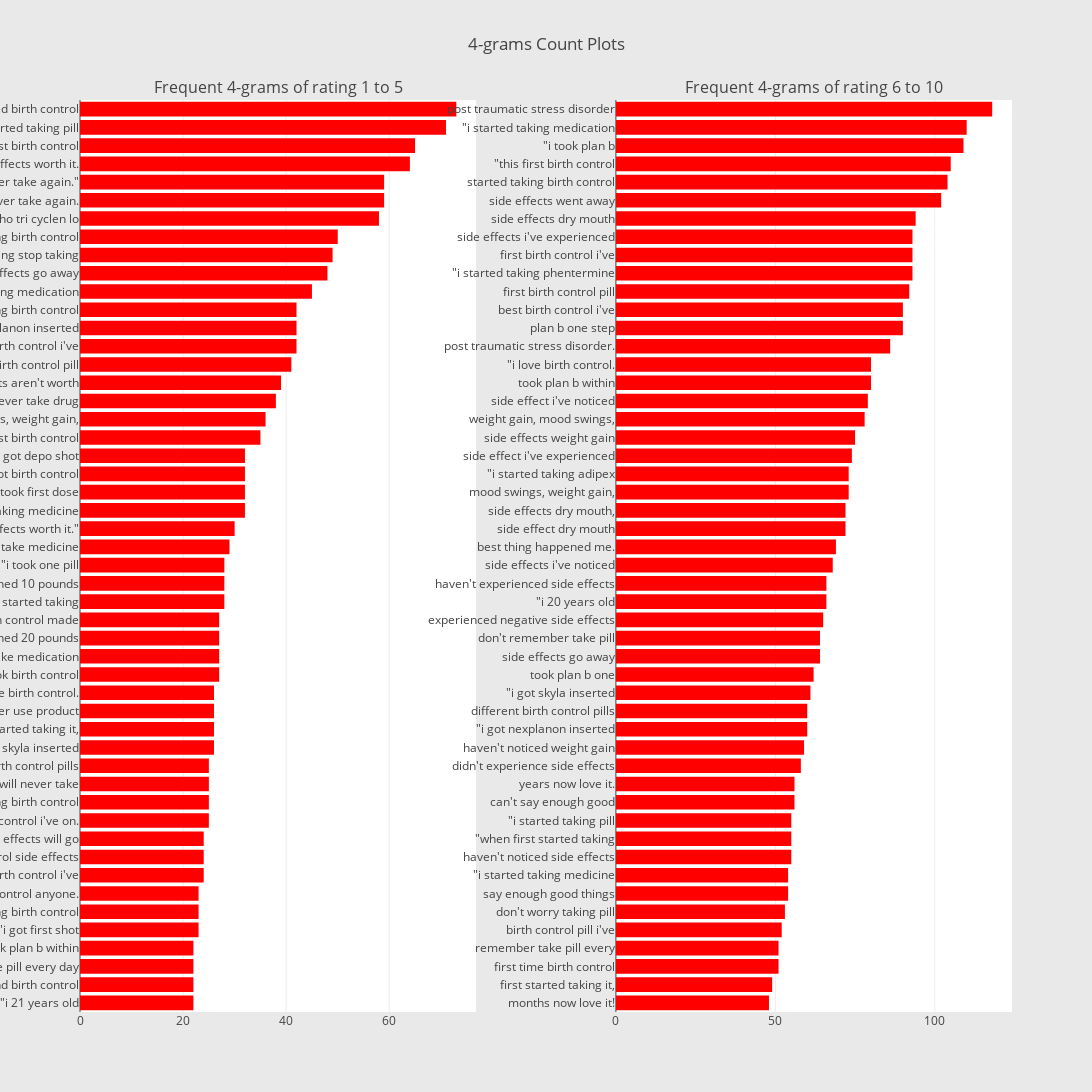

Write notebook code for a chart like this one.
### Markdown cell above
From 3-gram you can see that there is a difference between positive and negative corpus. Bad side effects, birth control pills, negative side effects are corpus that classify positive and negative. However, both positive and negative parts can be thought that it has missing parts that reverses the context, such as' not' in front of a corpus.

### Code cell
freq_dict = defaultdict(int)
for sent in df_all_1_5["review"]:
    for word in generate_ngrams(sent,4):
        freq_dict[word] += 1
fd_sorted = pd.DataFrame(sorted(freq_dict.items(), key=lambda x: x[1])[::-1])
fd_sorted.columns = ["word", "wordcount"]
trace1 = horizontal_bar_chart(fd_sorted.head(50), 'red')

freq_dict = defaultdict(int)
for sent in df_all_6_10["review"]:
    for word in generate_ngrams(sent,4):
        freq_dict[word] += 1
fd_sorted = pd.DataFrame(sorted(freq_dict.items(), key=lambda x: x[1])[::-1])
fd_sorted.columns = ["word", "wordcount"]
trace2 = horizontal_bar_chart(fd_sorted.head(50), 'red')

# Creating two subplots
fig = tools.make_subplots(rows=1, cols=2, vertical_spacing=0.04,horizontal_spacing=0.15,
                          subplot_titles=["Frequent 4-grams of rating 1 to 5", 
                                          "Frequent 4-grams of rating 6 to 10"])
fig.append_trace(trace1, 1, 1)
fig.append_trace(trace2, 1, 2)
fig['layout'].update(height=1200, width=1600, paper_bgcolor='rgb(233,233,233)', title="4-grams Count Plots")
py.iplot(fig, filename='word-plots')

### Figure 1 — Plotly figure (JSON) as saved in the notebook; plotly's stock layout.template omitted (floating-point values rounded to 4 significant figures)
{"data": [{"marker": {"color": "red"}, "orientation": "h", "showlegend": false, "type": "bar", "uid": "fd059c84-5e5c-11ed-997b-75c9bcd0e771", "x": [22, 22, 22, 22, 23, 23, 23, 24, 24, 24, 25, 25, 25, 25, 26, 26, 26, 26, 27, 27, 27, 27, 28, 28, 28, 29, 30, 32, 32, 32, 32, 35, 36, 38, 39, 41, 42, 42, 42, 45, 48, 49, 50, 58, 59, 59, 64, 65, 71, 73], "xaxis": "x", "y": ["\"i 21 years old", "\"i recommend birth control", "take pill every day", "took plan b within", "\"i got first shot", "\"i&#039;ve taking birth control", "recommend birth control anyone.", "first birth control i&#039;ve", "birth control side effects", "side effects will go", "birth control i&#039;ve on.", "stopped taking birth control", "\"i will never take", "taking birth control pills", "\"i got skyla inserted", "first started taking it,", "will never use product", "first time birth control.", "\"i took birth control", "will never take medication", "i&#039;ve gained 20 pounds", "\"this birth control made", "\"when first started taking", "i&#039;ve gained 10 pounds", "\"i took one pill", "will never take medicine", "side effects worth it.\"", "\"i started taking medicine", "\"i took first dose", "\"i got birth control", "\"i got depo shot", "\"this worst birth control", "mood swings, weight gain,", "will never take drug", "side effects aren&#039;t worth", "first birth control pill", "worst birth control i&#039;ve", "\"i got nexplanon inserted", "\"i taking birth control", "\"i started taking medication", "side effects go away", "i&#039;m going stop taking", "started taking birth control", "ortho tri cyclen lo", "will never take again.", "will never take again.\"", "side effects worth it.", "\"this first birth control", "\"i started taking pill", "\"i started birth control"], "yaxis": "y"}, {"marker": {"color": "red"}, "orientation": "h", "showlegend": false, "type": "bar", "uid": "fd062762-5e5c-11ed-997b-75c9bcd0e771", "x": [48, 49, 51, 51, 52, 53, 54, 54, 55, 55, 55, 56, 56, 58, 59, 60, 60, 61, 62, 64, 64, 65, 66, 66, 68, 69, 72, 72, 73, 73, 74, 75, 78, 79, 80, 80, 86, 90, 90, 92, 93, 93, 93, 94, 102, 104, 105, 109, 110, 118], "xaxis": "x2", "y": ["months now love it!", "first started taking it,", "first time birth control", "remember take pill every", "birth control pill i&#039;ve", "don&#039;t worry taking pill", "say enough good things", "\"i started taking medicine", "haven&#039;t noticed side effects", "\"when first started taking", "\"i started taking pill", "can&#039;t say enough good", "years now love it.", "didn&#039;t experience side effects", "haven&#039;t noticed weight gain", "\"i got nexplanon inserted", "different birth control pills", "\"i got skyla inserted", "took plan b one", "side effects go away", "don&#039;t remember take pill", "experienced negative side effects", "\"i 20 years old", "haven&#039;t experienced side effects", "side effects i&#039;ve noticed", "best thing happened me.", "side effect dry mouth", "side effects dry mouth,", "mood swings, weight gain,", "\"i started taking adipex", "side effect i&#039;ve experienced", "side effects weight gain", "weight gain, mood swings,", "side effect i&#039;ve noticed", "took plan b within", "\"i love birth control.", "post traumatic stress disorder.", "plan b one step", "best birth control i&#039;ve", "first birth control pill", "\"i started taking phentermine", "first birth control i&#039;ve", "side effects i&#039;ve experienced", "side effects dry mouth", "side effects went away", "started taking birth control", "\"this first birth control", "\"i took plan b", "\"i started taking medication", "post traumatic stress disorder"], "yaxis": "y2"}], "layout": {"annotations": [{"font": {"size": 16}, "showarrow": false, "text": "Frequent 4-grams of rating 1 to 5", "x": 0.2125, "xanchor": "center", "xref": "paper", "y": 1, "yanchor": "bottom", "yref": "paper"}, {"font": {"size": 16}, "showarrow": false, "text": "Frequent 4-grams of rating 6 to 10", "x": 0.7875, "xanchor": "center", "xref": "paper", "y": 1, "yanchor": "bottom", "yref": "paper"}], "height": 1200, "paper_bgcolor": "rgb(233,233,233)", "title": "4-grams Count Plots", "width": 1600, "xaxis": {"anchor": "y", "domain": [0, 0.425]}, "xaxis2": {"anchor": "y2", "domain": [0.575, 1]}, "yaxis": {"anchor": "x", "domain": [0, 1]}, "yaxis2": {"anchor": "x2", "domain": [0, 1]}}}
